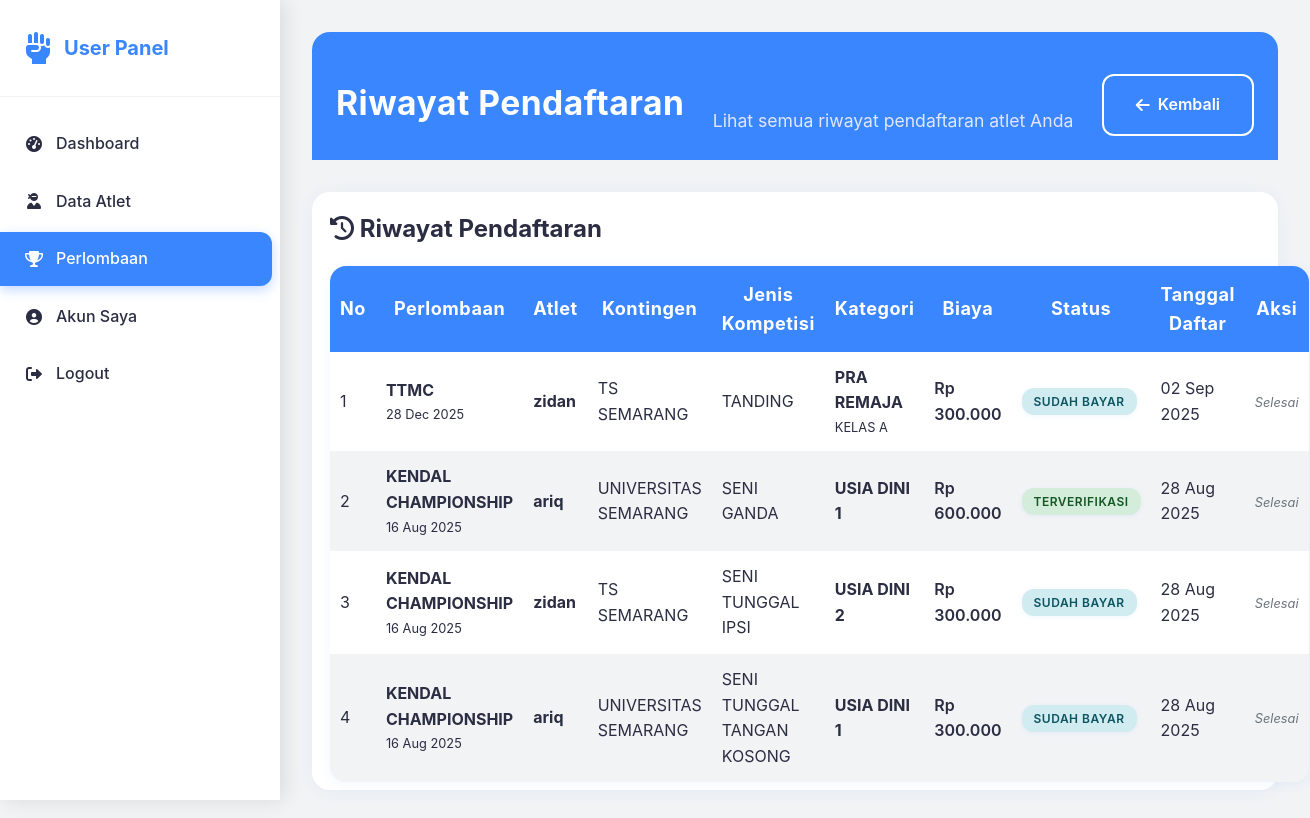
/dashboard/user/registration-history.php (signed in), run on an earlier commit of the app's database.
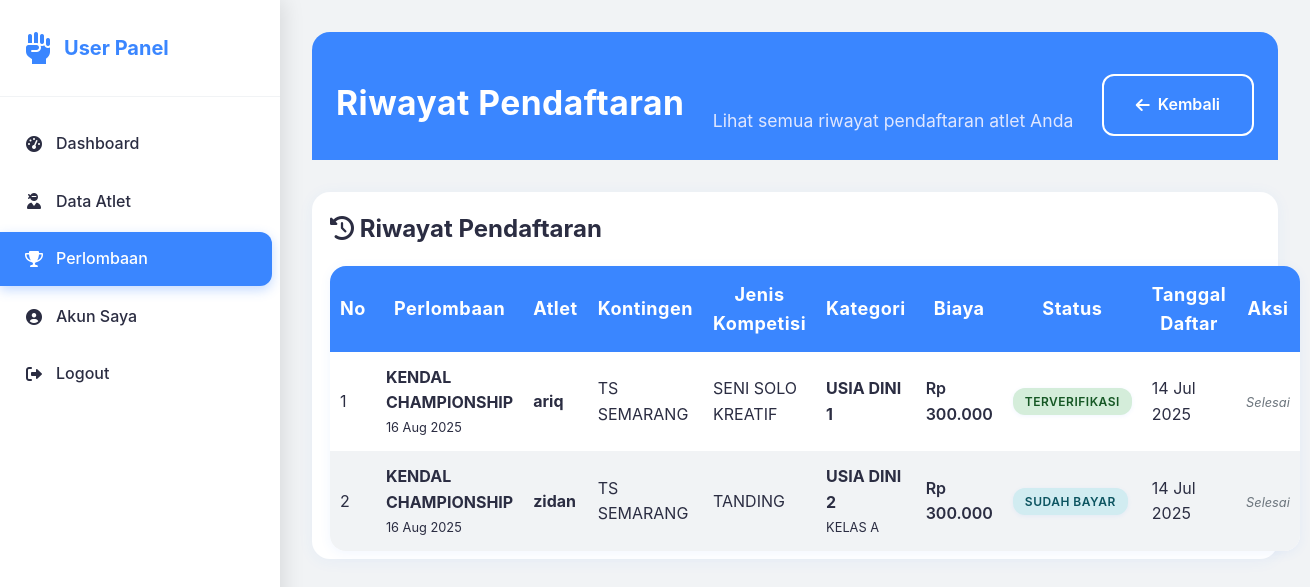
And on a later commit of the database.
### tables this page shows
CREATE TABLE `registrations` (
  `id` int NOT NULL,
  `competition_id` int NOT NULL,
  `athlete_id` int NOT NULL,
  `category_id` int DEFAULT NULL,
  `status` enum('pending','approved','rejected','paid') DEFAULT 'pending',
  `payment_status` enum('unpaid','paid','verified') DEFAULT 'unpaid',
  `payment_proof` varchar(255) DEFAULT NULL,
  `created_at` timestamp NOT NULL DEFAULT CURRENT_TIMESTAMP,
  `updated_at` timestamp NOT NULL DEFAULT CURRENT_TIMESTAMP ON UPDATE CURRENT_TIMESTAMP,
  `age_category_id` int DEFAULT NULL,
  `competition_type_id` int DEFAULT NULL,
  `payment_note` text
);

CREATE TABLE `competitions` (
  `id` int NOT NULL,
  `nama_perlombaan` varchar(200) NOT NULL,
  `deskripsi` text,
  `lokasi` varchar(200) DEFAULT NULL,
  `maps_link` text,
  `whatsapp_group` text,
  `kontak_panitia` varchar(100) DEFAULT NULL,
  `status` enum('coming_soon','open_regist','close_regist','active','finished','inactive') DEFAULT 'coming_soon',
  `tanggal_open_regist` date DEFAULT NULL,
  `tanggal_close_regist` date DEFAULT NULL,
  `tanggal_pelaksanaan` date DEFAULT NULL,
  `poster` varchar(255) DEFAULT NULL,
  `created_at` timestamp NOT NULL DEFAULT CURRENT_TIMESTAMP,
  `updated_at` timestamp NOT NULL DEFAULT CURRENT_TIMESTAMP ON UPDATE CURRENT_TIMESTAMP,
  `registration_status` enum('auto','coming_soon','open_regist','close_regist') DEFAULT 'auto'
);

CREATE TABLE `athletes` (
  `id` int NOT NULL,
  `user_id` int DEFAULT NULL,
  `kontingen_id` int DEFAULT NULL,
  `foto` varchar(255) DEFAULT NULL,
  `nama` varchar(100) NOT NULL,
  `nik` varchar(50) DEFAULT NULL,
  `jenis_kelamin` enum('L','P') NOT NULL,
  `tanggal_lahir` date NOT NULL,
  `tempat_lahir` varchar(50) NOT NULL,
  `nama_sekolah` varchar(100) DEFAULT NULL,
  `berat_badan` decimal(5,2) DEFAULT NULL,
  `tinggi_badan` decimal(5,2) DEFAULT NULL,
  `created_at` timestamp NOT NULL DEFAULT CURRENT_TIMESTAMP,
  `updated_at` timestamp NOT NULL DEFAULT CURRENT_TIMESTAMP ON UPDATE CURRENT_TIMESTAMP
);

CREATE TABLE `kontingen` (
  `id` int NOT NULL,
  `user_id` int DEFAULT NULL,
  `nama_kontingen` varchar(100) NOT NULL,
  `provinsi` varchar(50) NOT NULL,
  `kota` varchar(50) NOT NULL,
  `alamat` text,
  `created_at` timestamp NOT NULL DEFAULT CURRENT_TIMESTAMP,
  `updated_at` timestamp NOT NULL DEFAULT CURRENT_TIMESTAMP ON UPDATE CURRENT_TIMESTAMP
);

CREATE TABLE `competition_types` (
  `id` int NOT NULL,
  `competition_id` int NOT NULL,
  `nama_kompetisi` varchar(200) NOT NULL,
  `jenis_kelamin` enum('L','P','Campuran') DEFAULT 'Campuran',
  `biaya_pendaftaran` decimal(10,2) DEFAULT '0.00',
  `deskripsi` text,
  `created_at` timestamp NOT NULL DEFAULT CURRENT_TIMESTAMP
);

CREATE TABLE `age_categories` (
  `id` int NOT NULL,
  `competition_id` int DEFAULT NULL,
  `nama_kategori` varchar(50) NOT NULL,
  `usia_min` int NOT NULL,
  `usia_max` int NOT NULL,
  `created_at` timestamp NOT NULL DEFAULT CURRENT_TIMESTAMP
);

CREATE TABLE `competition_categories` (
  `id` int NOT NULL,
  `competition_id` int DEFAULT NULL,
  `nama_kategori` varchar(100) NOT NULL,
  `deskripsi` text,
  `berat_min` decimal(5,2) DEFAULT NULL,
  `berat_max` decimal(5,2) DEFAULT NULL,
  `age_category_id` int DEFAULT NULL,
  `jenis_kelamin` enum('L','P','Campuran') DEFAULT 'Campuran',
  `competition_type_id` int DEFAULT NULL,
  `tipe_kelas` enum('Berat','Tinggi','Lengan','Umur','Campuran') DEFAULT 'Berat',
  `created_at` timestamp NOT NULL DEFAULT CURRENT_TIMESTAMP
);

### config/database.php (called while the page is built, shortened)
<?php
function formatDate($date, $format = 'd M Y') {
    return date($format, strtotime($date));
}
function formatRupiah($number) {
    return 'Rp ' . number_format($number, 0, ',', '.');
}
?>

### dashboard/user/registration-history.php (the view, shortened to what the changed rows need)
<?php
require_once '../../config/database.php';
$stmt = $pdo->prepare("
    SELECT
        r.*,
        c.nama_perlombaan,
        c.tanggal_pelaksanaan,
        a.nama as athlete_name,
        k.nama_kontingen,
        ct.nama_kompetisi,
        ct.biaya_pendaftaran,
        ac.nama_kategori as age_category_name,
        cc.nama_kategori as competition_category_name
    FROM registrations r
    JOIN competitions c ON r.competition_id = c.id
JOIN athletes a ON r.athlete_id = a.id
JOIN kontingen k ON a.kontingen_id = k.id
    LEFT JOIN competition_types ct ON r.competition_type_id = ct.id
    LEFT JOIN age_categories ac ON r.age_category_id = ac.id
    LEFT JOIN competition_categories cc ON r.category_id = cc.id
    WHERE a.user_id = ?
    ORDER BY r.created_at DESC
");
$stmt->execute([$_SESSION['user_id']]);
$registrations = $stmt->fetchAll();
?>
<!DOCTYPE html>
<html lang="id">
<head>
    <link rel="stylesheet" href="../../assets/css/style.css">
    <link href="https://cdnjs.cloudflare.com/ajax/libs/font-awesome/6.0.0/css/all.min.css" rel="stylesheet">
</head>
<body>
    <div class="main-content">
        <div class="page-header">
            <h1 class="page-title">Riwayat Pendaftaran</h1>
        </div>
        <div class="table-container">
            <div class="table-header">
                <h2><i class="fas fa-history"></i> Riwayat Pendaftaran</h2>
            </div>
            <?php if (empty($registrations)): ?>
                <div class="empty-state">
                    <i class="fas fa-clipboard-list"></i>
                    <h3>Belum Ada Riwayat Pendaftaran</h3>
                    <p>Anda belum pernah mendaftarkan atlet ke perlombaan manapun.</p>
                    <a href="perlombaan.php" class="btn-primary">
                        <i class="fas fa-plus"></i> Daftar Perlombaan
                    </a>
                </div>
            <?php else: ?>
                <div class="table-responsive">
                    <table class="data-table">
                        <thead>
                            <tr>
                                <th>No</th>
                                <th>Perlombaan</th>
                                <th>Atlet</th>
                                <th>Kontingen</th>
                                <th>Jenis Kompetisi</th>
                                <th>Kategori</th>
                                <th>Biaya</th>
                                <th>Status</th>
                                <th>Tanggal Daftar</th>
                                <th>Aksi</th>
                            </tr>
                        </thead>
                        <tbody>
                            <?php foreach ($registrations as $index => $reg): ?>
                            <tr>
                                <td><?php echo $index + 1; ?></td>
                                <td>
                                    <div class="competition-info">
                                        <strong><?php echo htmlspecialchars($reg['nama_perlombaan']); ?></strong>
                                        <small><?php echo formatDate($reg['tanggal_pelaksanaan']); ?></small>
                                    </div>
                                </td>
                                <td>
                                    <div class="athlete-info">
                                        <strong><?php echo htmlspecialchars($reg['athlete_name']); ?></strong>
                                    </div>
                                </td>
                                <td><?php echo htmlspecialchars($reg['nama_kontingen']); ?></td>
                                <td><?php echo htmlspecialchars($reg['nama_kompetisi']); ?></td>
                                <td>
                                    <div class="category-info">
                                        <?php if ($reg['age_category_name']): ?>
                                            <div><strong><?php echo htmlspecialchars($reg['age_category_name']); ?></strong></div>
                                        <?php endif; ?>
                                        <?php if ($reg['competition_category_name']): ?>
                                            <small><?php echo htmlspecialchars($reg['competition_category_name']); ?></small>
                                        <?php endif; ?>
                                    </div>
                                </td>
                                <td>
                                    <span class="price-amount">
                                        <?php echo $reg['biaya_pendaftaran'] ? formatRupiah($reg['biaya_pendaftaran']) : 'Gratis'; ?>
                                    </span>
                                </td>
                                <td>
                                    <span class="status-badge status-<?php echo $reg['payment_status']; ?>">
                                        <?php
                                        switch($reg['payment_status']) {
                                            case 'paid': echo 'Sudah Bayar'; break;
                                            case 'verified': echo 'Terverifikasi'; break;
                                        }
                                        ?>
                                    </span>
                                </td>
                                <td><?php echo date('d M Y', strtotime($reg['created_at'])); ?></td>
                                <td>
                                    <?php if ($reg['payment_status'] === 'pending'): ?>
                                        <div class="action-buttons">
                                            <a href="edit-pendaftaran.php?id=<?php echo $reg['id']; ?>"
                                               class="btn-action btn-edit" title="Edit Pendaftaran">
                                                <i class="fas fa-edit"></i>
                                            </a>
                                            <button onclick="cancelRegistration(<?php echo $reg['id']; ?>)"
                                                    class="btn-action btn-delete" title="Batalkan Pendaftaran">
                                                <i class="fas fa-trash"></i>
                                            </button>
                                        </div>
                                    <?php else: ?>
                                        <span class="text-muted">Selesai</span>
                                    <?php endif; ?>
                                </td>
                            </tr>
                            <?php endforeach; ?>
                        </tbody>
                    </table>
                </div>
            <?php endif; ?>
        </div>
    </div>
</body>
</html>

What changed in the data, as far as the page shows it:
removed registrations: competition.nama_perlombaan "TTMC", competition.tanggal_pelaksanaan "28 Dec 2025", athlete.nama "zidan", kontingen.nama_kontingen "TS SEMARANG", competition_type.nama_kompetisi "TANDING", age_category.nama_kategori "PRA REMAJA", category.nama_kategori "KELAS A", competition_type.biaya_pendaftaran "Rp 300.000", payment_status "SUDAH BAYAR", created_at "02 Sep 2025"
removed registrations: competition.nama_perlombaan "KENDAL CHAMPIONSHIP", competition.tanggal_pelaksanaan "16 Aug 2025", athlete.nama "ariq", kontingen.nama_kontingen "UNIVERSITAS SEMARANG", competition_type.nama_kompetisi "SENI GANDA", age_category.nama_kategori "USIA DINI 1", competition_type.biaya_pendaftaran "Rp 600.000", payment_status "TERVERIFIKASI", created_at "28 Aug 2025"
removed registrations: competition.nama_perlombaan "KENDAL CHAMPIONSHIP", competition.tanggal_pelaksanaan "16 Aug 2025", athlete.nama "zidan", kontingen.nama_kontingen "TS SEMARANG", competition_type.nama_kompetisi "SENI TUNGGAL IPSI", age_category.nama_kategori "USIA DINI 2", competition_type.biaya_pendaftaran "Rp 300.000", payment_status "SUDAH BAYAR", created_at "28 Aug 2025"
removed registrations: competition.nama_perlombaan "KENDAL CHAMPIONSHIP", competition.tanggal_pelaksanaan "16 Aug 2025", athlete.nama "ariq", kontingen.nama_kontingen "UNIVERSITAS SEMARANG", competition_type.nama_kompetisi "SENI TUNGGAL TANGAN KOSONG", age_category.nama_kategori "USIA DINI 1", competition_type.biaya_pendaftaran "Rp 300.000", payment_status "SUDAH BAYAR", created_at "28 Aug 2025"
added registrations: competition.nama_perlombaan "KENDAL CHAMPIONSHIP", competition.tanggal_pelaksanaan "16 Aug 2025", athlete.nama "ariq", kontingen.nama_kontingen "TS SEMARANG", competition_type.nama_kompetisi "SENI SOLO KREATIF", age_category.nama_kategori "USIA DINI 1", competition_type.biaya_pendaftaran "Rp 300.000", payment_status "TERVERIFIKASI", created_at "14 Jul 2025"
added registrations: competition.nama_perlombaan "KENDAL CHAMPIONSHIP", competition.tanggal_pelaksanaan "16 Aug 2025", athlete.nama "zidan", kontingen.nama_kontingen "TS SEMARANG", competition_type.nama_kompetisi "TANDING", age_category.nama_kategori "USIA DINI 2", category.nama_kategori "KELAS A", competition_type.biaya_pendaftaran "Rp 300.000", payment_status "SUDAH BAYAR", created_at "14 Jul 2025"
